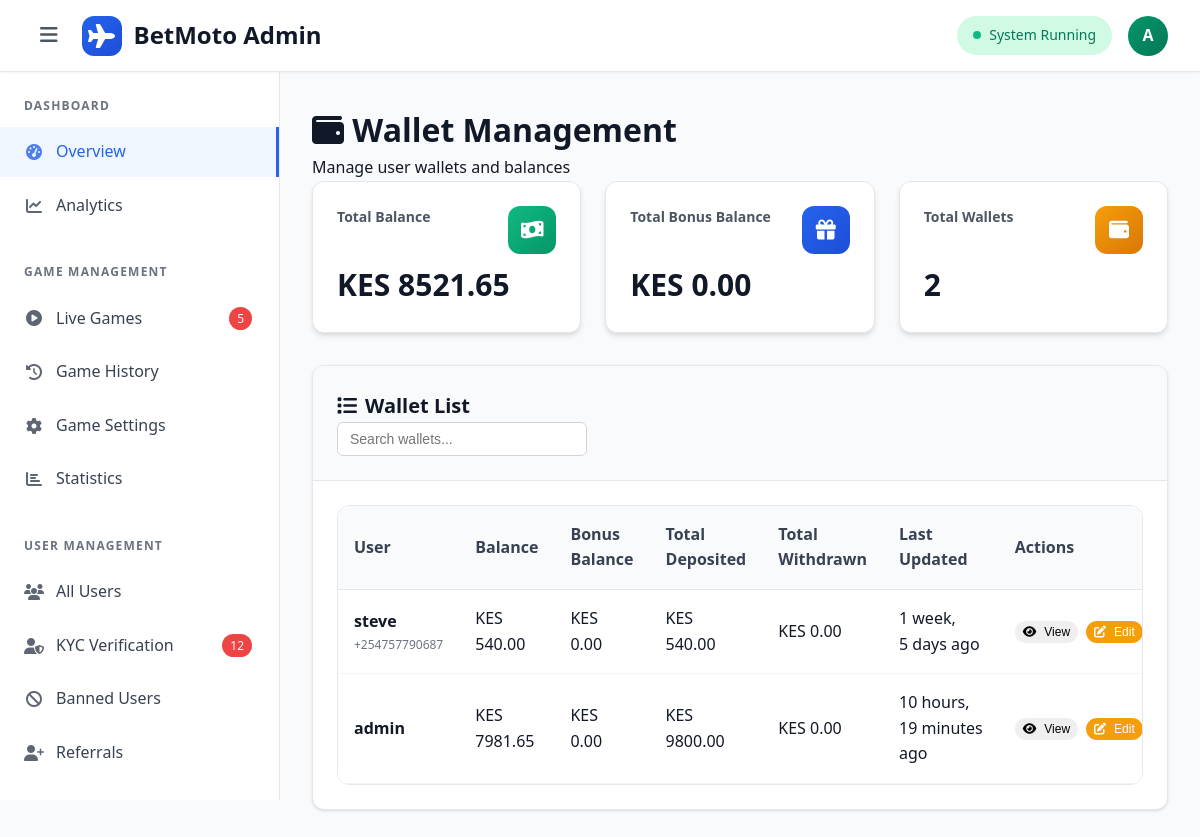
The app's page /admin-wallets/ (signed in), older data.
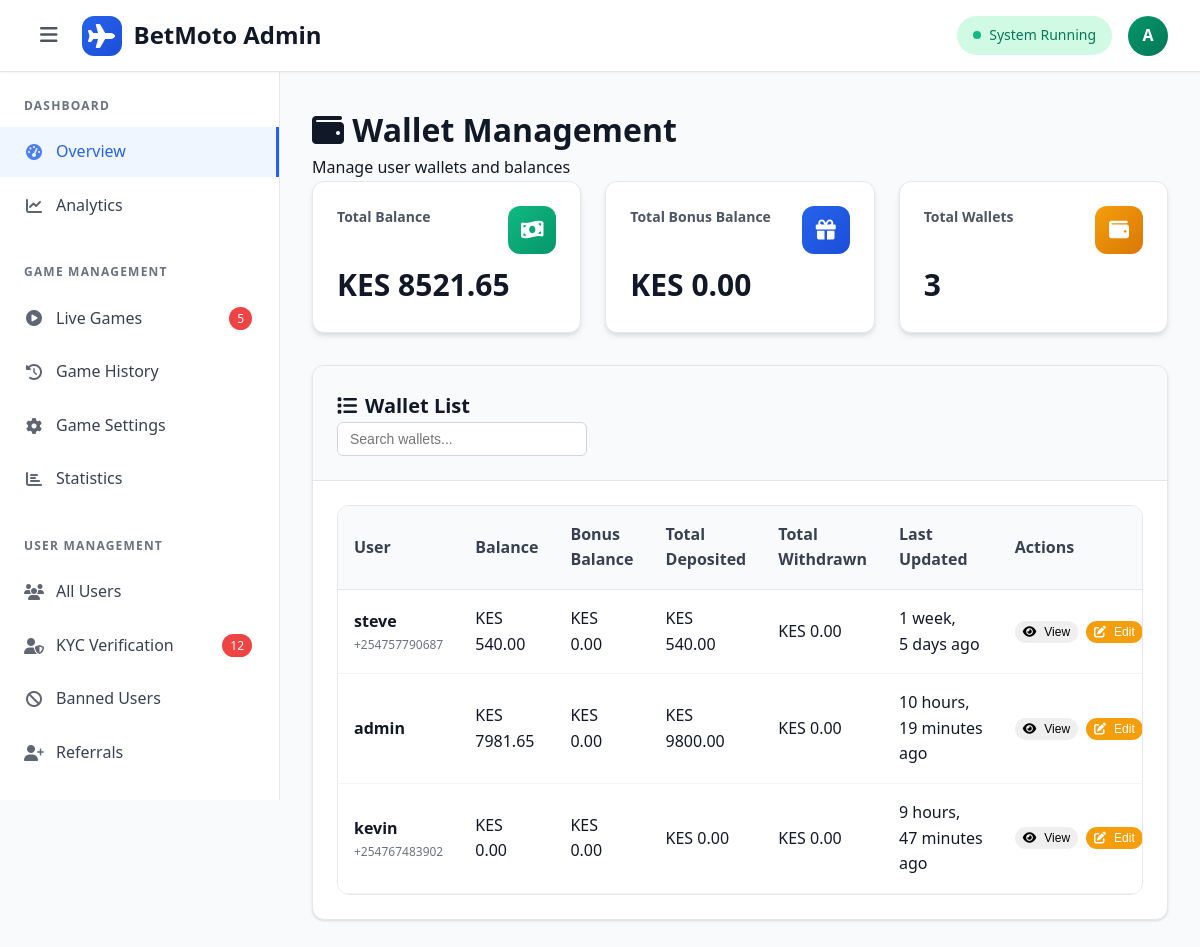
The same page, newer data.
### betting_app/models.py (models this page shows, shortened)
class User(AbstractUser):
    phone_number = models.CharField(max_length=15, unique=True)
    email = models.EmailField(unique=True, null=True, blank=True)
    date_of_birth = models.DateField(null=True, blank=True)
    is_verified = models.BooleanField(default=False)
    kyc_status = models.CharField(
        max_length=20,
        choices=[
            ('pending', 'Pending'),
            ('verified', 'Verified'),
            ('rejected', 'Rejected'),
        ],
        default='pending'
    )
    created_at = models.DateTimeField(auto_now_add=True)
    updated_at = models.DateTimeField(auto_now=True)

class Wallet(models.Model):
    user = models.OneToOneField(User, on_delete=models.CASCADE, related_name='wallet')
    balance = models.DecimalField(
        max_digits=12,
        decimal_places=2,
        default=Decimal('0.00'),
        validators=[MinValueValidator(Decimal('0.00'))]
    )
    bonus_balance = models.DecimalField(
        max_digits=12,
        decimal_places=2,
        default=Decimal('0.00'),
        validators=[MinValueValidator(Decimal('0.00'))]
    )
    total_deposited = models.DecimalField(
        max_digits=12,
        decimal_places=2,
        default=Decimal('0.00')
    )
    total_withdrawn = models.DecimalField(
        max_digits=12,
        decimal_places=2,
        default=Decimal('0.00')
    )
    created_at = models.DateTimeField(auto_now_add=True)
    updated_at = models.DateTimeField(auto_now=True)

### betting_app/views.py (the view)
# urls.py: path('admin-wallets/', views.wallet_management, name='wallet_management'),
@staff_member_required
def wallet_management(request):
    wallets = Wallet.objects.select_related('user').all()
    return render(request, 'admin/wallet_management.html', {
        'wallets': wallets,
        'page_title': 'Wallet Management'
    })

### betting_app/context_processors.py (called while the page is built)
def wallet_stats(request):
    if request.path.startswith('/admin-wallets/'):
        total_balance = Wallet.objects.aggregate(Sum('balance'))['balance__sum'] or 0
        total_bonus_balance = Wallet.objects.aggregate(Sum('bonus_balance'))['bonus_balance__sum'] or 0
        wallets_count = Wallet.objects.count()
        return {
            'total_balance': total_balance,
            'total_bonus_balance': total_bonus_balance,
            'wallets_count': wallets_count
        }
    return {}

### templates/admin/wallet_management.html (shortened to what this page needs)
{% extends "admin/admin_base.html" %}
{% load static %}
{% block extra_css %}
<link rel="stylesheet" href="{% static 'css/admin/wallet_management.css' %}">
{% endblock %}
{% block content %}
<div class="page-header">
    <h1 class="page-title">
        <i class="fas fa-wallet"></i>
        Wallet Management
    </h1>
    <p class="page-subtitle">Manage user wallets and balances</p>
</div>
<div class="stats-grid">
    <div class="stat-card">
        <div class="stat-card-header">
            <h3 class="stat-card-title">Total Balance</h3>
            <div class="stat-card-icon" style="background: linear-gradient(135deg, var(--success), var(--secondary));">
                <i class="fas fa-money-bill-wave"></i>
            </div>
        </div>
        <div class="stat-card-value">KES {{ total_balance|floatformat:2 }}</div>
    </div>
    <div class="stat-card">
        <div class="stat-card-header">
            <h3 class="stat-card-title">Total Bonus Balance</h3>
            <div class="stat-card-icon" style="background: linear-gradient(135deg, var(--primary), var(--primary-dark));">
                <i class="fas fa-gift"></i>
            </div>
        </div>
        <div class="stat-card-value">KES {{ total_bonus_balance|floatformat:2 }}</div>
    </div>
    <div class="stat-card">
        <div class="stat-card-header">
            <h3 class="stat-card-title">Total Wallets</h3>
            <div class="stat-card-icon" style="background: linear-gradient(135deg, var(--warning), #d97706);">
                <i class="fas fa-wallet"></i>
            </div>
        </div>
        <div class="stat-card-value">{{ wallets_count }}</div>
    </div>
</div>
<div class="content-card">
    <div class="card-header">
        <h2 class="card-title">
            <i class="fas fa-list"></i>
            Wallet List
        </h2>
        <div class="header-actions">
            <input type="text" id="walletSearch" placeholder="Search wallets..." class="search-input">
        </div>
    </div>
    <div class="card-body">
        <div class="table-container">
            <table class="table" id="walletsTable">
                <thead>
                    <tr>
                        <th>User</th>
                        <th>Balance</th>
                        <th>Bonus Balance</th>
                        <th>Total Deposited</th>
                        <th>Total Withdrawn</th>
                        <th>Last Updated</th>
                        <th>Actions</th>
                    </tr>
                </thead>
                <tbody>
                    {% for wallet in wallets %}
                    <tr data-wallet-id="{{ wallet.id }}">
                        <td>
                            <div class="user-info">
                                <strong>{{ wallet.user.username }}</strong>
                                <small>{{ wallet.user.phone_number }}</small>
                            </div>
                        </td>
                        <td>KES {{ wallet.balance|floatformat:2 }}</td>
                        <td>KES {{ wallet.bonus_balance|floatformat:2 }}</td>
                        <td>KES {{ wallet.total_deposited|floatformat:2 }}</td>
                        <td>KES {{ wallet.total_withdrawn|floatformat:2 }}</td>
                        <td>{{ wallet.updated_at|timesince }} ago</td>
                        <td>
                            <div class="action-buttons">
                                <button class="btn btn-sm btn-info view-wallet" data-wallet-id="{{ wallet.id }}">
                                    <i class="fas fa-eye"></i> View
                                </button>
                                <button class="btn btn-sm btn-warning edit-wallet" data-wallet-id="{{ wallet.id }}">
                                    <i class="fas fa-edit"></i> Edit
                                </button>
                            </div>
                        </td>
                    </tr>
                    {% endfor %}
                </tbody>
            </table>
        </div>
    </div>
</div>
{% endblock %}

### templates/admin/admin_base.html (shortened to what this page needs)
<!DOCTYPE html>
<html lang="en">
<head>
    <link href="https://cdnjs.cloudflare.com/ajax/libs/font-awesome/6.4.0/css/all.min.css" rel="stylesheet">
    {% load static %}
    {% block extra_css %}{% endblock %}
</head>
<body>
    <header class="admin-header">
        <div class="header-left">
            <button class="sidebar-toggle" id="sidebarToggle">
                <i class="fas fa-bars"></i>
            </button>
            <a href="#" class="header-brand">
                <div class="brand-icon">
                    <i class="fas fa-plane"></i>
                </div>
                <span>BetMoto Admin</span>
            </a>
        </div>
        <div class="header-right">
            <div class="system-status running" id="systemStatus">
                <div class="status-dot running"></div>
                <span>System Running</span>
            </div>
            <div class="user-menu">
                <div class="user-avatar">
                    {{ user.first_name.0|default:"A" }}{{ user.last_name.0|default:"" }}
                </div>
            </div>
        </div>
    </header>
    <nav class="admin-sidebar" id="adminSidebar">
        <div class="sidebar-nav">
            <div class="nav-section">
                <div class="nav-section-title">Dashboard</div>
                <div class="nav-item">
                    <a href="{% url 'admin_dashboard'%}" class="nav-link active">
                        <i class="fas fa-tachometer-alt"></i>
                        <span>Overview</span>
                    </a>
                </div>
                <div class="nav-item">
                    <a href="#" class="nav-link">
                        <i class="fas fa-chart-line"></i>
                        <span>Analytics</span>
                    </a>
                </div>
            </div>
            <div class="nav-section">
                <div class="nav-section-title">Game Management</div>
                <div class="nav-item">
                    <a href="#" class="nav-link">
                        <i class="fas fa-play-circle"></i>
                        <span>Live Games</span>
                        <span class="nav-badge">5</span>
                    </a>
                </div>
                <div class="nav-item">
                    <a href="#" class="nav-link">
                        <i class="fas fa-history"></i>
                        <span>Game History</span>
                    </a>
                </div>
                <div class="nav-item">
                    <a href="#" class="nav-link">
                        <i class="fas fa-cog"></i>
                        <span>Game Settings</span>
                    </a>
                </div>
                <div class="nav-item">
                    <a href="#" class="nav-link">
                        <i class="fas fa-chart-bar"></i>
                        <span>Statistics</span>
                    </a>
                </div>
            </div>
            <div class="nav-section">
                <div class="nav-section-title">User Management</div>
                <div class="nav-item">
                    <a href="#" class="nav-link">
                        <i class="fas fa-users"></i>
                        <span>All Users</span>
                    </a>
                </div>
                <div class="nav-item">
                    <a href="#" class="nav-link">
                        <i class="fas fa-user-shield"></i>
                        <span>KYC Verification</span>
                        <span class="nav-badge">12</span>
                    </a>
                </div>
                <div class="nav-item">
                    <a href="#" class="nav-link">
                        <i class="fas fa-ban"></i>
                        <span>Banned Users</span>
                    </a>
                </div>
                <div class="nav-item">
                    <a href="#" class="nav-link">
                        <i class="fas fa-user-plus"></i>
                        <span>Referrals</span>
                    </a>
                </div>
            </div>
        </div>
    </nav>
    <main class="admin-main">
        {% block content %}{% endblock %}
    </main>
</body>
</html>

### static/css/admin/wallet_management.css (style rules this page uses)
.stats-grid { display: grid; grid-template-columns: repeat(auto-fit, minmax(250px, 1fr)); gap: 1.5rem; margin-bottom: 2rem; }
.stat-card { background: white; border-radius: 12px; padding: 1.5rem; box-shadow: 0 4px 6px -1px rgba(0, 0, 0, 0.1), 0 2px 4px -1px rgba(0, 0, 0, 0.06); }
.stat-card-header { display: flex; justify-content: space-between; align-items: flex-start; margin-bottom: 1rem; }
.stat-card-title { font-size: 0.875rem; font-weight: 600; color: var(--gray-600); margin: 0; }
.stat-card-icon { width: 48px; height: 48px; border-radius: 12px; display: flex; align-items: center; justify-content: center; color: white; font-size: 1.25rem; }
.stat-card-value { font-size: 1.875rem; font-weight: 700; color: var(--gray-900); margin-bottom: 0.5rem; }
.user-info { display: flex; flex-direction: column; }
.user-info small { color: var(--gray-500); font-size: 0.75rem; }
.action-buttons { display: flex; gap: 0.5rem; }
.btn-sm { padding: 0.25rem 0.5rem; font-size: 0.75rem; }
.search-input { padding: 0.5rem 0.75rem; border: 1px solid var(--gray-300); border-radius: 6px; font-size: 0.875rem; width: 250px; }

Row changes from the older to the newer data that the page shows:
added Wallet: user.username "kevin", user.phone_number "+254767483902", balance "0.00", bonus_balance "0.00", total_deposited "0.00", total_withdrawn "0.00", updated_at "9 hours, 47 minutes"
Text that changed along with them:
{{ wallets_count }}: "2" → "3"
